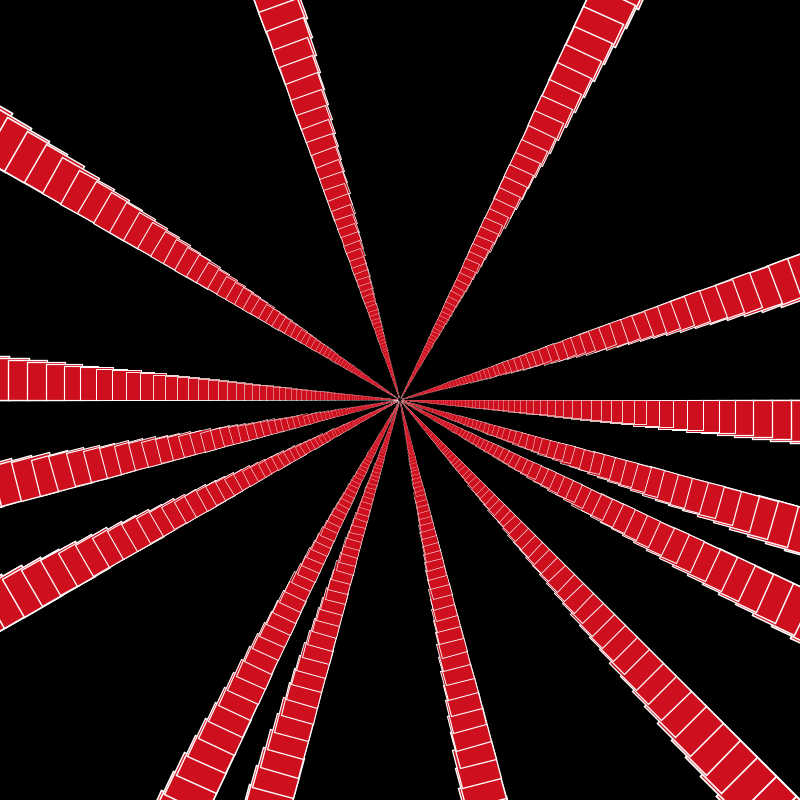
Frame 1 (no input)
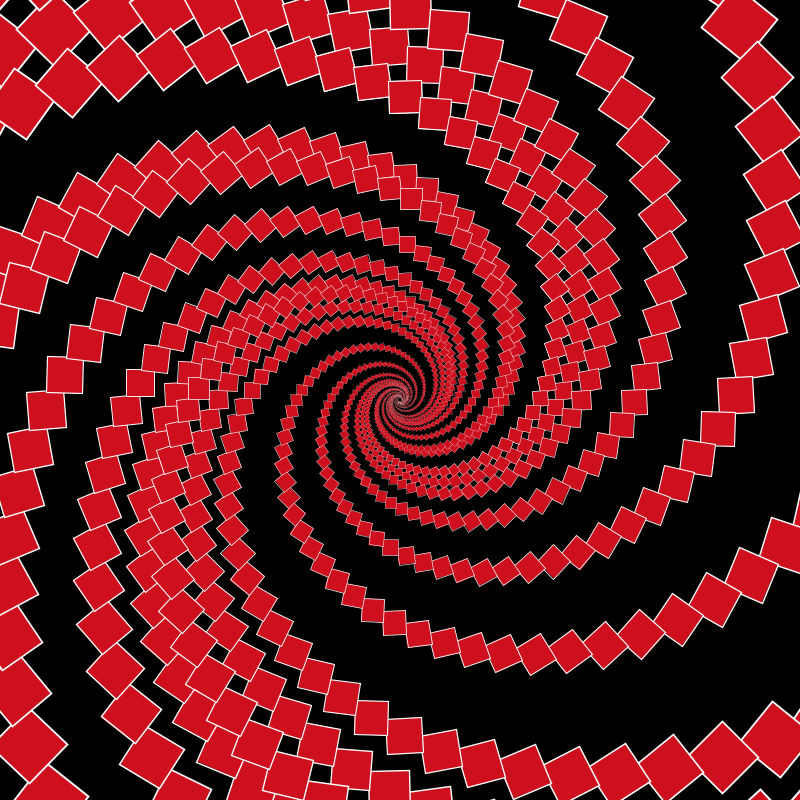
Frame 60 (the mouse pressed at the canvas centre just before this capture)
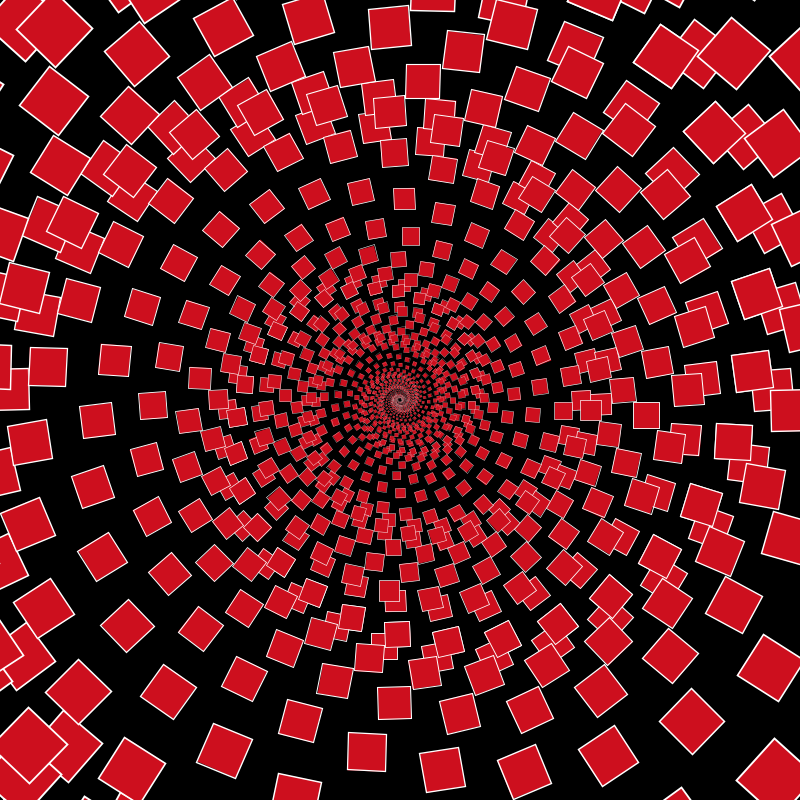
Frame 120 (the mouse held since frame 60 and released just before this capture)

The Processing sketch that drew these frames (run headless with seeded random() and noise(); from frame 60 on, the mouse is pressed at the canvas centre):

// Processing sketch: Exercis7_Loop
// ── Exercis7_Loop.pde
float angle;

void setup(){
  size(800,800);
  strokeWeight(3);
  stroke(255);
  fill(205,15,30);
}

void draw(){
  background(0);
  float x = width;
  float dia = 90;
  int num = 350;
  translate(width/2, height/2);
  for (int a=0; a<360; a+=25){
    rotate(radians(a));
    pushMatrix();  
    for (int i=0; i<num; i+=3){
      scale(0.95);
      rotate(radians(angle));
      rect(x,0,dia,dia);
    }
    popMatrix();
  };
  angle+=0.1;
}
